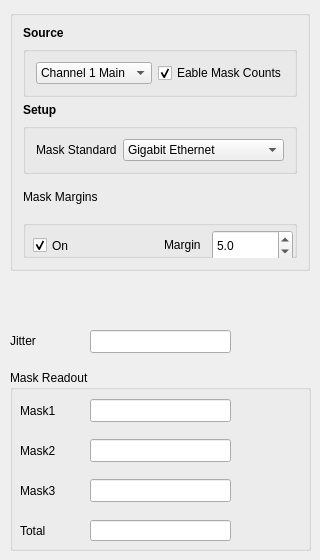
            <widget class="QWidget" name="tab_mask">
             <attribute name="title">
              <string>Mask</string>
             </attribute>
             <widget class="QGroupBox" name="verticalGroupBox_mask">
              <property name="geometry">
               <rect>
                <x>10</x>
                <y>10</y>
                <width>300</width>
                <height>261</height>
               </rect>
              </property>
              <layout class="QVBoxLayout" name="verticalLayout_4">
               <property name="leftMargin">
                <number>10</number>
               </property>
               <property name="topMargin">
                <number>10</number>
               </property>
               <property name="rightMargin">
                <number>10</number>
               </property>
               <property name="bottomMargin">
                <number>10</number>
               </property>
               <item>
                <widget class="QLabel" name="label_src">
                 <property name="sizePolicy">
                  <sizepolicy hsizetype="Preferred" vsizetype="Maximum">
                   <horstretch>0</horstretch>
                   <verstretch>0</verstretch>
                  </sizepolicy>
                 </property>
                 <property name="font">
                  <font>
                   <weight>75</weight>
                   <bold>true</bold>
                  </font>
                 </property>
                 <property name="text">
                  <string>Source</string>
                 </property>
                </widget>
               </item>
               <item>
                <widget class="QGroupBox" name="GroupBox_src">
                 <property name="sizePolicy">
                  <sizepolicy hsizetype="Preferred" vsizetype="Fixed">
                   <horstretch>0</horstretch>
                   <verstretch>0</verstretch>
                  </sizepolicy>
                 </property>
                 <layout class="QHBoxLayout" name="horizontalLayout_selCh_2">
                  <property name="leftMargin">
                   <number>10</number>
                  </property>
                  <property name="topMargin">
                   <number>10</number>
                  </property>
                  <property name="rightMargin">
                   <number>10</number>
                  </property>
                  <property name="bottomMargin">
                   <number>10</number>
                  </property>
                  <item>
                   <widget class="QComboBox" name="comboBox_src">
                    <property name="sizePolicy">
                     <sizepolicy hsizetype="Preferred" vsizetype="Fixed">
                      <horstretch>0</horstretch>
                      <verstretch>0</verstretch>
                     </sizepolicy>
                    </property>
                    <property name="maxVisibleItems">
                     <number>10</number>
                    </property>
                    <item>
                     <property name="text">
                      <string>Channel 1 Main</string>
                     </property>
                    </item>
                    <item>
                     <property name="text">
                      <string>Channel 2 Main</string>
                     </property>
                    </item>
                    <item>
                     <property name="text">
                      <string>Channel 3 Main</string>
                     </property>
                    </item>
                    <item>
                     <property name="text">
                      <string>Channel 4 Main</string>
                     </property>
                    </item>
                    <item>
                     <property name="text">
                      <string>Channel 5 Main</string>
                     </property>
                    </item>
                    <item>
                     <property name="text">
                      <string>Channel 6 Main</string>
                     </property>
                    </item>
                    <item>
                     <property name="text">
                      <string>Channel 7 Main</string>
                     </property>
                    </item>
                    <item>
                     <property name="text">
                      <string>Channel 8 Main</string>
                     </property>
                    </item>
                   </widget>
                  </item>
                  <item>
                   <widget class="QCheckBox" name="checkBox_enable">
                    <property name="sizePolicy">
                     <sizepolicy hsizetype="Preferred" vsizetype="Fixed">
                      <horstretch>0</horstretch>
                      <verstretch>0</verstretch>
                     </sizepolicy>
                    </property>
                    <property name="text">
                     <string>Eable Mask Counts</string>
                    </property>
                    <property name="checked">
                     <bool>true</bool>
                    </property>
                   </widget>
                  </item>
                 </layout>
                </widget>
               </item>
               <item>
                <widget class="QLabel" name="label_maskSetup">
                 <property name="sizePolicy">
                  <sizepolicy hsizetype="Preferred" vsizetype="Maximum">
                   <horstretch>0</horstretch>
                   <verstretch>0</verstretch>
                  </sizepolicy>
                 </property>
                 <property name="font">
                  <font>
                   <weight>75</weight>
                   <bold>true</bold>
                  </font>
                 </property>
                 <property name="text">
                  <string>Setup</string>
                 </property>
                </widget>
               </item>
               <item>
                <widget class="QGroupBox" name="GroupBox_maskSetup">
                 <layout class="QFormLayout" name="formLayout_3">
                  <property name="leftMargin">
                   <number>10</number>
                  </property>
                  <property name="topMargin">
                   <number>10</number>
                  </property>
                  <property name="rightMargin">
                   <number>10</number>
                  </property>
                  <property name="bottomMargin">
                   <number>10</number>
                  </property>
                  <item row="0" column="0">
                   <widget class="QLabel" name="label_maskStd">
                    <property name="sizePolicy">
                     <sizepolicy hsizetype="Preferred" vsizetype="Preferred">
                      <horstretch>0</horstretch>
                      <verstretch>0</verstretch>
                     </sizepolicy>
                    </property>
                    <property name="text">
                     <string>Mask Standard</string>
                    </property>
                   </widget>
                  </item>
                  <item row="0" column="1">
                   <widget class="QComboBox" name="comboBox_maskStd">
                    <property name="sizePolicy">
                     <sizepolicy hsizetype="Preferred" vsizetype="Fixed">
                      <horstretch>0</horstretch>
                      <verstretch>0</verstretch>
                     </sizepolicy>
                    </property>
                    <property name="currentIndex">
                     <number>1</number>
                    </property>
                    <item>
                     <property name="text">
                      <string>OC-48/STM-16</string>
                     </property>
                    </item>
                    <item>
                     <property name="text">
                      <string>Gigabit Ethernet</string>
                     </property>
                    </item>
                   </widget>
                  </item>
                 </layout>
                </widget>
               </item>
               <item>
                <widget class="QLabel" name="label_maskmargins">
                 <property name="maximumSize">
                  <size>
                   <width>278</width>
                   <height>34</height>
                  </size>
                 </property>
                 <property name="styleSheet">
                  <string notr="true">font: 75 9pt &quot;Arial Rounded MT Bold&quot;;</string>
                 </property>
                 <property name="text">
                  <string>Mask Margins</string>
                 </property>
                </widget>
               </item>
               <item>
                <widget class="QGroupBox" name="groupBox_maskmargins">
                 <property name="title">
                  <string/>
                 </property>
                 <widget class="QCheckBox" name="checkBox_maskmargins_enable">
                  <property name="geometry">
                   <rect>
                    <x>10</x>
                    <y>10</y>
                    <width>51</width>
                    <height>31</height>
                   </rect>
                  </property>
                  <property name="text">
                   <string>On</string>
                  </property>
                  <property name="checked">
                   <bool>true</bool>
                  </property>
                 </widget>
                 <widget class="QDoubleSpinBox" name="doubleSpinBox_marginspercent">
                  <property name="geometry">
                   <rect>
                    <x>189</x>
                    <y>10</y>
                    <width>81</width>
                    <height>31</height>
                   </rect>
                  </property>
                  <property name="decimals">
                   <number>1</number>
                  </property>
                  <property name="minimum">
                   <double>-90.000000000000000</double>
                  </property>
                  <property name="value">
                   <double>5.000000000000000</double>
                  </property>
                 </widget>
                 <widget class="QLabel" name="label">
                  <property name="geometry">
                   <rect>
                    <x>141</x>
                    <y>9</y>
                    <width>51</width>
                    <height>31</height>
                   </rect>
                  </property>
                  <property name="text">
                   <string>Margin</string>
                  </property>
                 </widget>
                </widget>
               </item>
              </layout>
             </widget>
             <widget class="QGroupBox" name="groupBox_2_mask_readout">
              <property name="geometry">
               <rect>
                <x>10</x>
                <y>370</y>
                <width>301</width>
                <height>181</height>
               </rect>
              </property>
              <property name="title">
               <string>Mask Readout</string>
              </property>
              <widget class="QLabel" name="label_2_Mask1">
               <property name="geometry">
                <rect>
                 <x>10</x>
                 <y>30</y>
                 <width>61</width>
                 <height>21</height>
                </rect>
               </property>
               <property name="styleSheet">
                <string notr="true">font: 12pt &quot;Arial&quot;;</string>
               </property>
               <property name="text">
                <string>Mask1</string>
               </property>
              </widget>
              <widget class="QLabel" name="label_3_Mask2">
               <property name="geometry">
                <rect>
                 <x>10</x>
                 <y>70</y>
                 <width>72</width>
                 <height>21</height>
                </rect>
               </property>
               <property name="styleSheet">
                <string notr="true">font: 12pt &quot;Arial&quot;;</string>
               </property>
               <property name="text">
                <string>Mask2</string>
               </property>
              </widget>
              <widget class="QLabel" name="label_4_Mask3">
               <property name="geometry">
                <rect>
                 <x>10</x>
                 <y>110</y>
                 <width>61</width>
                 <height>21</height>
                </rect>
               </property>
               <property name="styleSheet">
                <string notr="true">font: 12pt &quot;Arial&quot;;</string>
               </property>
               <property name="text">
                <string>Mask3</string>
               </property>
              </widget>
              <widget class="QLabel" name="label_5_Mask_total">
               <property name="geometry">
                <rect>
                 <x>10</x>
                 <y>150</y>
                 <width>61</width>
                 <height>21</height>
                </rect>
               </property>
               <property name="styleSheet">
                <string notr="true">font: 12pt &quot;Arial&quot;;</string>
               </property>
               <property name="text">
                <string>Total</string>
               </property>
              </widget>
              <widget class="QLineEdit" name="lineEdit_4_mask_total">
               <property name="geometry">
                <rect>
                 <x>80</x>
                 <y>150</y>
                 <width>141</width>
                 <height>21</height>
                </rect>
               </property>
              </widget>
              <widget class="QLineEdit" name="lineEdit_mask1">
               <property name="geometry">
                <rect>
                 <x>80</x>
                 <y>29</y>
                 <width>141</width>
                 <height>23</height>
                </rect>
               </property>
              </widget>
              <widget class="QLabel" name="label_2_mask1_state">
               <property name="geometry">
                <rect>
                 <x>238</x>
                 <y>29</y>
                 <width>51</width>
                 <height>21</height>
                </rect>
               </property>
               <property name="text">
                <string/>
               </property>
              </widget>
              <widget class="QLineEdit" name="lineEdit_2_mask2">
               <property name="geometry">
                <rect>
                 <x>80</x>
                 <y>69</y>
                 <width>141</width>
                 <height>23</height>
                </rect>
               </property>
               <property name="styleSheet">
                <string notr="true"/>
               </property>
              </widget>
              <widget class="QLabel" name="label_3_mask2_state">
               <property name="geometry">
                <rect>
                 <x>238</x>
                 <y>69</y>
                 <width>51</width>
                 <height>21</height>
                </rect>
               </property>
               <property name="text">
                <string/>
               </property>
              </widget>
              <widget class="QLineEdit" name="lineEdit_3_mask3">
               <property name="geometry">
                <rect>
                 <x>80</x>
                 <y>109</y>
                 <width>141</width>
                 <height>23</height>
                </rect>
               </property>
              </widget>
              <widget class="QLabel" name="label_4_mask3_state">
               <property name="geometry">
                <rect>
                 <x>238</x>
                 <y>109</y>
                 <width>51</width>
                 <height>21</height>
                </rect>
               </property>
               <property name="text">
                <string/>
               </property>
              </widget>
             </widget>
             <widget class="QLabel" name="label_2_jitter">
              <property name="geometry">
               <rect>
                <x>10</x>
                <y>330</y>
                <width>61</width>
                <height>21</height>
               </rect>
              </property>
              <property name="styleSheet">
               <string notr="true">font: 12pt &quot;Arial&quot;;</string>
              </property>
              <property name="text">
               <string>Jitter</string>
              </property>
             </widget>
             <widget class="QLineEdit" name="lineEdit_jitter">
              <property name="geometry">
               <rect>
                <x>90</x>
                <y>330</y>
                <width>141</width>
                <height>23</height>
               </rect>
              </property>
             </widget>
             <widget class="QLabel" name="label_2_jitter_state">
              <property name="geometry">
               <rect>
                <x>247</x>
                <y>330</y>
                <width>61</width>
                <height>21</height>
               </rect>
              </property>
              <property name="text">
               <string/>
              </property>
             </widget>
            </widget>
